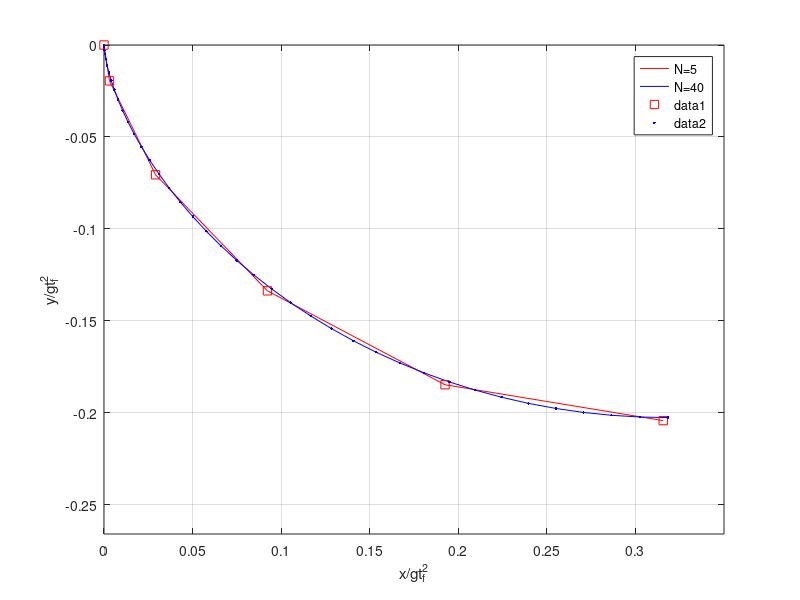

The MATLAB script that drew this image: (Note: this script raises an error after producing the figure.)
% Script p2_1_1.m; DVDP for max range with gravity; v in
% g*tf, (x,y) in g*tf^2; note MATLAB has no zero index so
% i=0 to N becomes i=1 to N+1;             12/92, 3/30/02
%
clear; N=5; d=2*N*sin(pi/(4*N)); n=cos(pi/(4*N))/(2*N*d);
for i=1:N, ga(i)=(pi/2)*(1-(i-.5)/N); end
for i=1:N+1,   
 x(i)=n*(i-1-sin(pi*(i-1)/N)/(2*sin(pi/(2*N))));
 y(i)=(n/(2*sin(pi/(2*N))))*(1-cos(pi*(i-1)/N));
end; g1h=[ga ga(N)]; t1=[0:1/N:1];  
%
N=40; d=2*N*sin(pi/(4*N)); n=cos(pi/(4*N))/(2*N*d);
for i=1:N, ga(i)=(pi/2)*(1-(i-.5)/N); end
for i=1:N+1,   
 x1(i)=n*(i-1-sin(pi*(i-1)/N)/(2*sin(pi/(2*N))));
 y1(i)=(n/(2*sin(pi/(2*N))))*(1-cos(pi*(i-1)/N));
end; g2h=[ga ga(N)]; t2=[0:1/N:1];
%
figure(1); clf; plot(x,-y,'r',x1,-y1,'b'); grid 
axis([0 .35 -.266 0]); xlabel('x/gt_f^2'); ylabel('y/gt_f^2')
legend('N=5','N=40'); hold on; plot(x,-y,'rs',x1,-y1,'b.');
hold off
%
figure(2); clf; zohplot(t1,2*g1h/pi); hold on
zohplot(t2,2*g2h/pi); grid; hold off; axis([0 1 0 1])
xlabel('t/t_f'); ylabel('2 \gamma / \pi') 
text(.61,.55,'N=5'); text(.41,.32,'N=40') 
